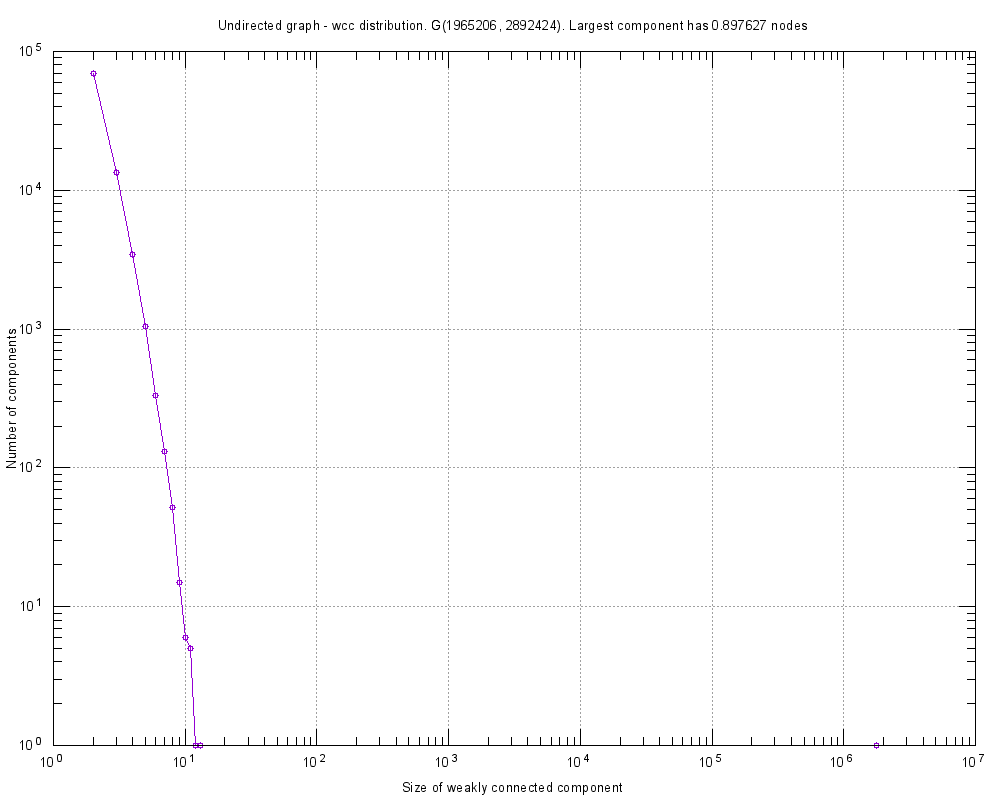

Generate this figure with gnuplot:
#
# Undirected graph - wcc distribution. G(1965206, 2892424). Largest component has 0.897627 nodes (Fri Mar 03 02:02:55 2017)
#

set title "Undirected graph - wcc distribution. G(1965206, 2892424). Largest component has 0.897627 nodes"
set key bottom right
set logscale xy 10
set format x "10^{%L}"
set mxtics 10
set format y "10^{%L}"
set mytics 10
set grid
set xlabel "Size of weakly connected component"
set ylabel "Number of components"
set tics scale 2
set terminal png font arial 10 size 1000,800
set output 'wcc.ScaleFreeWcc.png'
plot 	"wcc.ScaleFreeWcc.tab" using 1:2 title "" with linespoints pt 6
